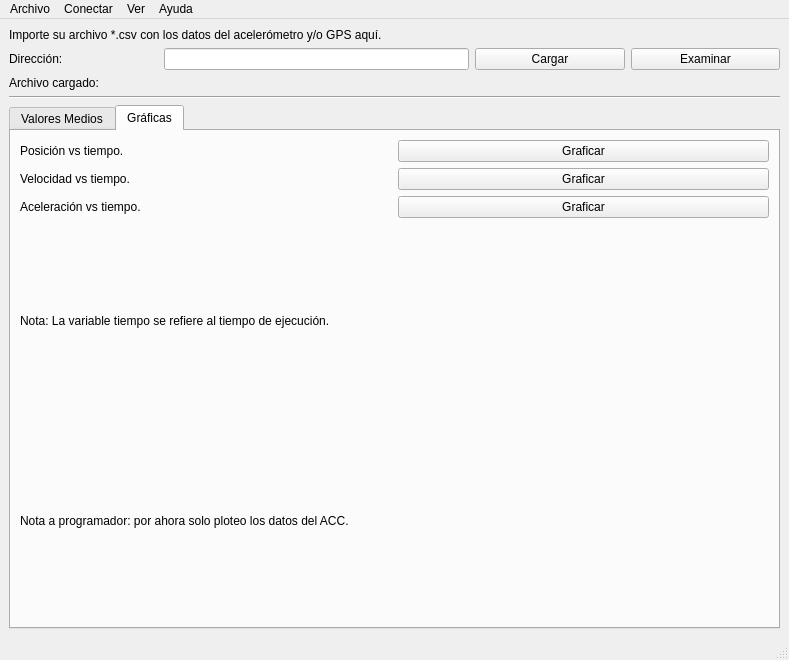
<?xml version="1.0" encoding="UTF-8"?>
<ui version="4.0">
 <class>mainWindow</class>
 <widget class="QMainWindow" name="mainWindow">
  <property name="geometry">
   <rect>
    <x>0</x>
    <y>0</y>
    <width>789</width>
    <height>660</height>
   </rect>
  </property>
  <property name="windowTitle">
   <string>Proyecto 4to</string>
  </property>
  <widget class="QWidget" name="centralwidget">
   <layout class="QGridLayout" name="gridLayout_5">
    <item row="2" column="0">
     <widget class="QLabel" name="label_20">
      <property name="text">
       <string>Archivo cargado:</string>
      </property>
     </widget>
    </item>
    <item row="3" column="0" colspan="5">
     <widget class="Line" name="line">
      <property name="orientation">
       <enum>Qt::Horizontal</enum>
      </property>
     </widget>
    </item>
    <item row="1" column="0">
     <widget class="QLabel" name="label_19">
      <property name="text">
       <string>Dirección:</string>
      </property>
     </widget>
    </item>
    <item row="1" column="3">
     <widget class="QPushButton" name="pushButton_cargarDir">
      <property name="text">
       <string>Cargar</string>
      </property>
     </widget>
    </item>
    <item row="1" column="1" colspan="2">
     <widget class="QLineEdit" name="lineEdit_direccion"/>
    </item>
    <item row="0" column="0" colspan="5">
     <widget class="QLabel" name="label_18">
      <property name="text">
       <string>Importe su archivo *.csv con los datos del acelerómetro y/o GPS aquí.</string>
      </property>
     </widget>
    </item>
    <item row="2" column="1">
     <widget class="QLabel" name="label_nombreArchivoCSV">
      <property name="text">
       <string>&lt;archivo.csv&gt;</string>
      </property>
     </widget>
    </item>
    <item row="1" column="4">
     <widget class="QPushButton" name="pushButton_examDir">
      <property name="text">
       <string>Examinar</string>
      </property>
     </widget>
    </item>
    <item row="4" column="0" colspan="5">
     <widget class="QTabWidget" name="tabWidget">
      <property name="currentIndex">
       <number>1</number>
      </property>
      <widget class="QWidget" name="tab_3">
       <attribute name="title">
        <string>Valores Medios</string>
       </attribute>
       <layout class="QGridLayout" name="gridLayout">
        <item row="2" column="0">
         <widget class="QPushButton" name="pushButton_CargarLabelsMedias">
          <property name="text">
           <string>Cargar </string>
          </property>
         </widget>
        </item>
        <item row="2" column="1">
         <widget class="QPushButton" name="pushButton_LimparLabelsMedias">
          <property name="text">
           <string>Limpiar</string>
          </property>
         </widget>
        </item>
        <item row="1" column="0" colspan="2">
         <widget class="QGroupBox" name="groupBox_gps">
          <property name="title">
           <string>GPS</string>
          </property>
          <layout class="QGridLayout" name="gridLayout_3">
           <item row="0" column="0">
            <widget class="QLabel" name="label_5">
             <property name="text">
              <string>Posición [m]:</string>
             </property>
            </widget>
           </item>
           <item row="1" column="0">
            <widget class="QLabel" name="label_6">
             <property name="text">
              <string>Dato 2:</string>
             </property>
            </widget>
           </item>
           <item row="2" column="0">
            <widget class="QLabel" name="label_7">
             <property name="text">
              <string>Dato 3:</string>
             </property>
            </widget>
           </item>
           <item row="3" column="0">
            <widget class="QLabel" name="label_8">
             <property name="text">
              <string>Dato 4:</string>
             </property>
            </widget>
           </item>
           <item row="0" column="1">
            <widget class="QLabel" name="label_gps_PosicionMedia">
             <property name="text">
              <string>&lt;data&gt;</string>
             </property>
            </widget>
           </item>
           <item row="1" column="1">
            <widget class="QLabel" name="label_gps_dato2">
             <property name="text">
              <string>&lt;data&gt;</string>
             </property>
            </widget>
           </item>
           <item row="2" column="1">
            <widget class="QLabel" name="label_gps_dato3">
             <property name="text">
              <string>&lt;data&gt;</string>
             </property>
            </widget>
           </item>
           <item row="3" column="1">
            <widget class="QLabel" name="label_gps_dato4">
             <property name="text">
              <string>&lt;data&gt;</string>
             </property>
            </widget>
           </item>
          </layout>
         </widget>
        </item>
        <item row="0" column="0" colspan="2">
         <widget class="QGroupBox" name="groupBox_acc">
          <property name="title">
           <string>Acelerómetro</string>
          </property>
          <layout class="QGridLayout" name="gridLayout_2">
           <item row="0" column="0">
            <widget class="QLabel" name="label_2">
             <property name="text">
              <string>&lt;html&gt;&lt;head/&gt;&lt;body&gt;&lt;p&gt;Aceleración [m/s&lt;span style=&quot; vertical-align:super;&quot;&gt;2&lt;/span&gt;]:&lt;/p&gt;&lt;/body&gt;&lt;/html&gt;</string>
             </property>
            </widget>
           </item>
           <item row="3" column="0">
            <widget class="QLabel" name="label_4">
             <property name="text">
              <string>Posición [m]:</string>
             </property>
            </widget>
           </item>
           <item row="1" column="0">
            <widget class="QLabel" name="label_3">
             <property name="text">
              <string>Velocidad [m/s]:</string>
             </property>
            </widget>
           </item>
           <item row="0" column="1">
            <widget class="QLabel" name="label_acc_AceleracionMedia">
             <property name="text">
              <string>&lt;data&gt;</string>
             </property>
            </widget>
           </item>
           <item row="3" column="1">
            <widget class="QLabel" name="label_acc_PosicionMedia">
             <property name="text">
              <string>&lt;data&gt;</string>
             </property>
            </widget>
           </item>
           <item row="1" column="1">
            <widget class="QLabel" name="label_acc_VelocidadMedia">
             <property name="text">
              <string>&lt;data&gt;</string>
             </property>
            </widget>
           </item>
          </layout>
         </widget>
        </item>
       </layout>
      </widget>
      <widget class="QWidget" name="tab_4">
       <attribute name="title">
        <string>Gráficas</string>
       </attribute>
       <layout class="QGridLayout" name="gridLayout_6">
        <item row="2" column="0">
         <widget class="QLabel" name="label_17">
          <property name="text">
           <string>Velocidad vs tiempo.</string>
          </property>
         </widget>
        </item>
        <item row="1" column="0">
         <widget class="QLabel" name="label">
          <property name="text">
           <string>Posición vs tiempo.</string>
          </property>
         </widget>
        </item>
        <item row="1" column="1">
         <widget class="QPushButton" name="pushButton_Graficar_PosVsTiempo">
          <property name="text">
           <string>Graficar</string>
          </property>
         </widget>
        </item>
        <item row="3" column="0">
         <widget class="QLabel" name="label_9">
          <property name="text">
           <string>Aceleración vs tiempo.</string>
          </property>
         </widget>
        </item>
        <item row="2" column="1">
         <widget class="QPushButton" name="pushButton_Graficar_VelVsTiempo">
          <property name="text">
           <string>Graficar</string>
          </property>
         </widget>
        </item>
        <item row="3" column="1">
         <widget class="QPushButton" name="pushButton_Graficar_AccVsTiempo">
          <property name="text">
           <string>Graficar</string>
          </property>
         </widget>
        </item>
        <item row="4" column="0" colspan="2">
         <widget class="QLabel" name="label_22">
          <property name="text">
           <string>Nota: La variable tiempo se refiere al tiempo de ejecución.</string>
          </property>
         </widget>
        </item>
        <item row="5" column="0" colspan="2">
         <widget class="QLabel" name="label_10">
          <property name="text">
           <string>Nota a programador: por ahora solo ploteo los datos del ACC.</string>
          </property>
         </widget>
        </item>
       </layout>
      </widget>
     </widget>
    </item>
   </layout>
  </widget>
  <widget class="QMenuBar" name="menubar">
   <property name="geometry">
    <rect>
     <x>0</x>
     <y>0</y>
     <width>789</width>
     <height>20</height>
    </rect>
   </property>
   <widget class="QMenu" name="menuArchivo">
    <property name="title">
     <string>Archivo</string>
    </property>
    <addaction name="actionImportar_CSV"/>
    <addaction name="actionExportar_Datos"/>
    <addaction name="separator"/>
    <addaction name="actionExportar_Graficas"/>
    <addaction name="separator"/>
    <addaction name="actionSalir"/>
   </widget>
   <widget class="QMenu" name="menuConectar">
    <property name="title">
     <string>Conectar</string>
    </property>
   </widget>
   <widget class="QMenu" name="menuVer">
    <property name="title">
     <string>Ver</string>
    </property>
    <addaction name="actionTamanio_Completo"/>
    <addaction name="actionMinimizar"/>
    <addaction name="separator"/>
    <addaction name="actionConfiguracion"/>
    <addaction name="separator"/>
   </widget>
   <widget class="QMenu" name="menuAyuda">
    <property name="title">
     <string>Ayuda</string>
    </property>
    <widget class="QMenu" name="menuAcerca_del_proyecto">
     <property name="title">
      <string>Acerca del proyecto</string>
     </property>
     <addaction name="actionIdea_Fuerza"/>
     <addaction name="actionInforme"/>
     <addaction name="actionIr_carpeta_fuente"/>
     <addaction name="separator"/>
     <addaction name="actionNotas"/>
    </widget>
    <widget class="QMenu" name="menuManuales">
     <property name="title">
      <string>Manuales</string>
     </property>
     <addaction name="actionManual_de_app"/>
     <addaction name="separator"/>
     <addaction name="actionManual_de_usuario"/>
     <addaction name="actionManual_tecnico"/>
    </widget>
    <addaction name="actionFormato_del_CSV"/>
    <addaction name="separator"/>
    <addaction name="menuManuales"/>
    <addaction name="separator"/>
    <addaction name="menuAcerca_del_proyecto"/>
   </widget>
   <addaction name="menuArchivo"/>
   <addaction name="menuConectar"/>
   <addaction name="menuVer"/>
   <addaction name="menuAyuda"/>
  </widget>
  <widget class="QStatusBar" name="statusbar"/>
  <action name="actionSalir">
   <property name="text">
    <string>Salir</string>
   </property>
  </action>
  <action name="actionExportar_Datos">
   <property name="text">
    <string>Exportar Datos</string>
   </property>
  </action>
  <action name="actionImportar_CSV">
   <property name="text">
    <string>Importar CSV</string>
   </property>
  </action>
  <action name="actionMinimizar">
   <property name="text">
    <string>Minimizar</string>
   </property>
  </action>
  <action name="actionTamanio_Completo">
   <property name="text">
    <string>Tamaño Completo</string>
   </property>
  </action>
  <action name="actionExportar_Graficas">
   <property name="text">
    <string>Exportar </string>
   </property>
  </action>
  <action name="actionIr_a_carpeta_fuente">
   <property name="text">
    <string>Ir a carpeta fuente</string>
   </property>
  </action>
  <action name="actionManual_de_usuario">
   <property name="text">
    <string>Manual de usuario</string>
   </property>
  </action>
  <action name="actionIdea_Fuerza">
   <property name="text">
    <string>Idea Fuerza</string>
   </property>
  </action>
  <action name="actionInforme">
   <property name="text">
    <string>Informe</string>
   </property>
  </action>
  <action name="actionIr_carpeta_fuente">
   <property name="text">
    <string>Ir a carpeta fuente</string>
   </property>
  </action>
  <action name="actionNotas">
   <property name="text">
    <string>Notas</string>
   </property>
  </action>
  <action name="actionManual_tecnico">
   <property name="text">
    <string>Manual tecnico</string>
   </property>
  </action>
  <action name="actionManual_de_app">
   <property name="text">
    <string>Manual de app</string>
   </property>
  </action>
  <action name="actionConfiguracion">
   <property name="text">
    <string>Configuración</string>
   </property>
  </action>
  <action name="actionEjemplo_de_formato_csv">
   <property name="text">
    <string>Ejemplo de formato .csv</string>
   </property>
  </action>
  <action name="actionFormato_del_CSV">
   <property name="text">
    <string>Formato del CSV</string>
   </property>
  </action>
 </widget>
 <resources/>
 <connections/>
</ui>
